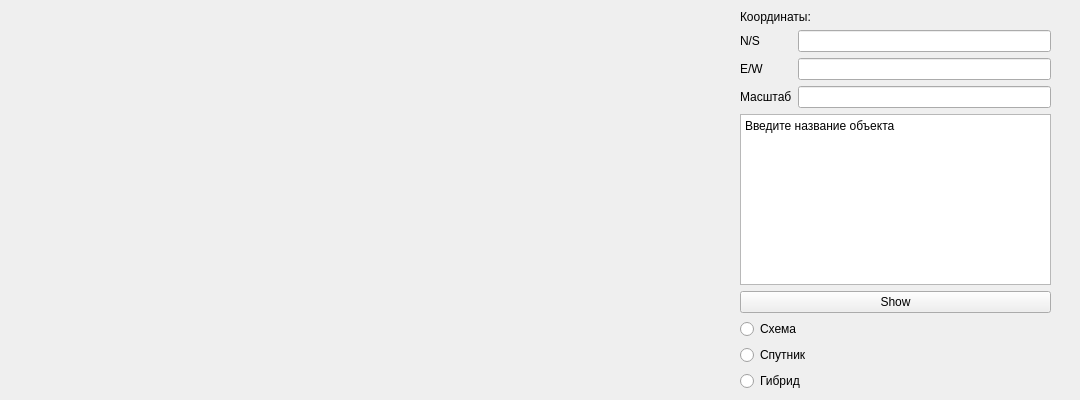
<?xml version="1.0" encoding="UTF-8"?>
<ui version="4.0">
 <class>MainWindow</class>
 <widget class="QMainWindow" name="MainWindow">
  <property name="geometry">
   <rect>
    <x>0</x>
    <y>0</y>
    <width>1080</width>
    <height>400</height>
   </rect>
  </property>
  <property name="windowTitle">
   <string>Yandex Maps API</string>
  </property>
  <widget class="QWidget" name="centralwidget">
   <widget class="QLabel" name="map">
    <property name="geometry">
     <rect>
      <x>0</x>
      <y>0</y>
      <width>600</width>
      <height>400</height>
     </rect>
    </property>
    <property name="text">
     <string/>
    </property>
   </widget>
   <widget class="QWidget" name="verticalLayoutWidget_2">
    <property name="geometry">
     <rect>
      <x>740</x>
      <y>10</y>
      <width>311</width>
      <height>381</height>
     </rect>
    </property>
    <layout class="QVBoxLayout" name="verticalLayout_2">
     <item>
      <layout class="QFormLayout" name="formLayout">
       <item row="1" column="0" colspan="2">
        <widget class="QLabel" name="label_4">
         <property name="text">
          <string>Координаты:</string>
         </property>
        </widget>
       </item>
       <item row="2" column="0">
        <widget class="QLabel" name="label">
         <property name="text">
          <string>N/S</string>
         </property>
        </widget>
       </item>
       <item row="2" column="1">
        <widget class="QLineEdit" name="firstCoord"/>
       </item>
       <item row="4" column="0">
        <widget class="QLabel" name="label_2">
         <property name="text">
          <string>E/W</string>
         </property>
        </widget>
       </item>
       <item row="4" column="1">
        <widget class="QLineEdit" name="secondCoord"/>
       </item>
       <item row="5" column="0">
        <widget class="QLabel" name="label_3">
         <property name="text">
          <string>Масштаб</string>
         </property>
        </widget>
       </item>
       <item row="5" column="1">
        <widget class="QLineEdit" name="scale"/>
       </item>
      </layout>
     </item>
     <item>
      <widget class="QPlainTextEdit" name="getPlace">
       <property name="plainText">
        <string>Введите название объекта</string>
       </property>
      </widget>
     </item>
     <item>
      <widget class="QPushButton" name="getResult">
       <property name="text">
        <string>Show</string>
       </property>
      </widget>
     </item>
     <item>
      <layout class="QVBoxLayout" name="verticalLayout">
       <item>
        <widget class="QRadioButton" name="Scheme">
         <property name="text">
          <string>Схема</string>
         </property>
        </widget>
       </item>
       <item>
        <widget class="QRadioButton" name="Satellite">
         <property name="text">
          <string>Спутник</string>
         </property>
        </widget>
       </item>
       <item>
        <widget class="QRadioButton" name="Hybride">
         <property name="text">
          <string>Гибрид</string>
         </property>
        </widget>
       </item>
      </layout>
     </item>
    </layout>
   </widget>
  </widget>
 </widget>
 <resources/>
 <connections/>
</ui>
